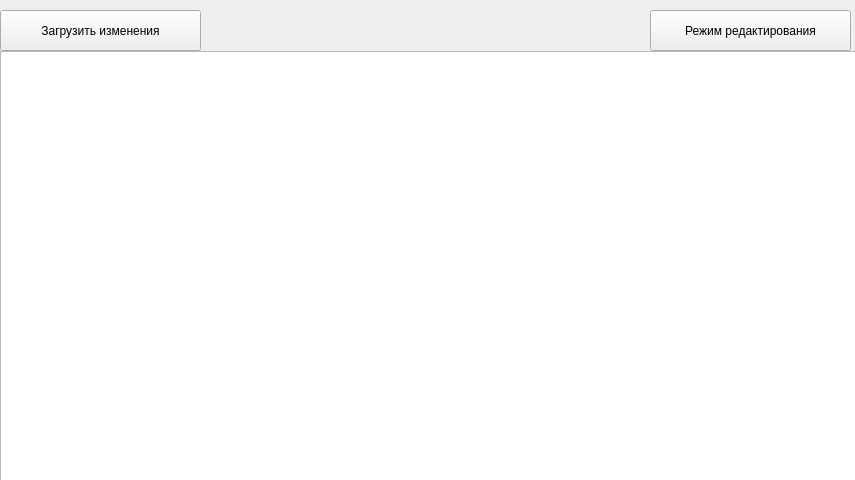
<?xml version="1.0" encoding="UTF-8"?>
<ui version="4.0">
 <class>Form</class>
 <widget class="QWidget" name="Form">
  <property name="geometry">
   <rect>
    <x>0</x>
    <y>0</y>
    <width>855</width>
    <height>480</height>
   </rect>
  </property>
  <property name="windowTitle">
   <string>Form</string>
  </property>
  <widget class="QTableWidget" name="table">
   <property name="geometry">
    <rect>
     <x>0</x>
     <y>51</y>
     <width>861</width>
     <height>431</height>
    </rect>
   </property>
  </widget>
  <widget class="QPushButton" name="button_main">
   <property name="geometry">
    <rect>
     <x>650</x>
     <y>10</y>
     <width>201</width>
     <height>41</height>
    </rect>
   </property>
   <property name="text">
    <string>Режим редактирования</string>
   </property>
  </widget>
  <widget class="QPushButton" name="download">
   <property name="geometry">
    <rect>
     <x>0</x>
     <y>10</y>
     <width>201</width>
     <height>41</height>
    </rect>
   </property>
   <property name="text">
    <string>Загрузить изменения</string>
   </property>
  </widget>
 </widget>
 <resources/>
 <connections/>
</ui>
